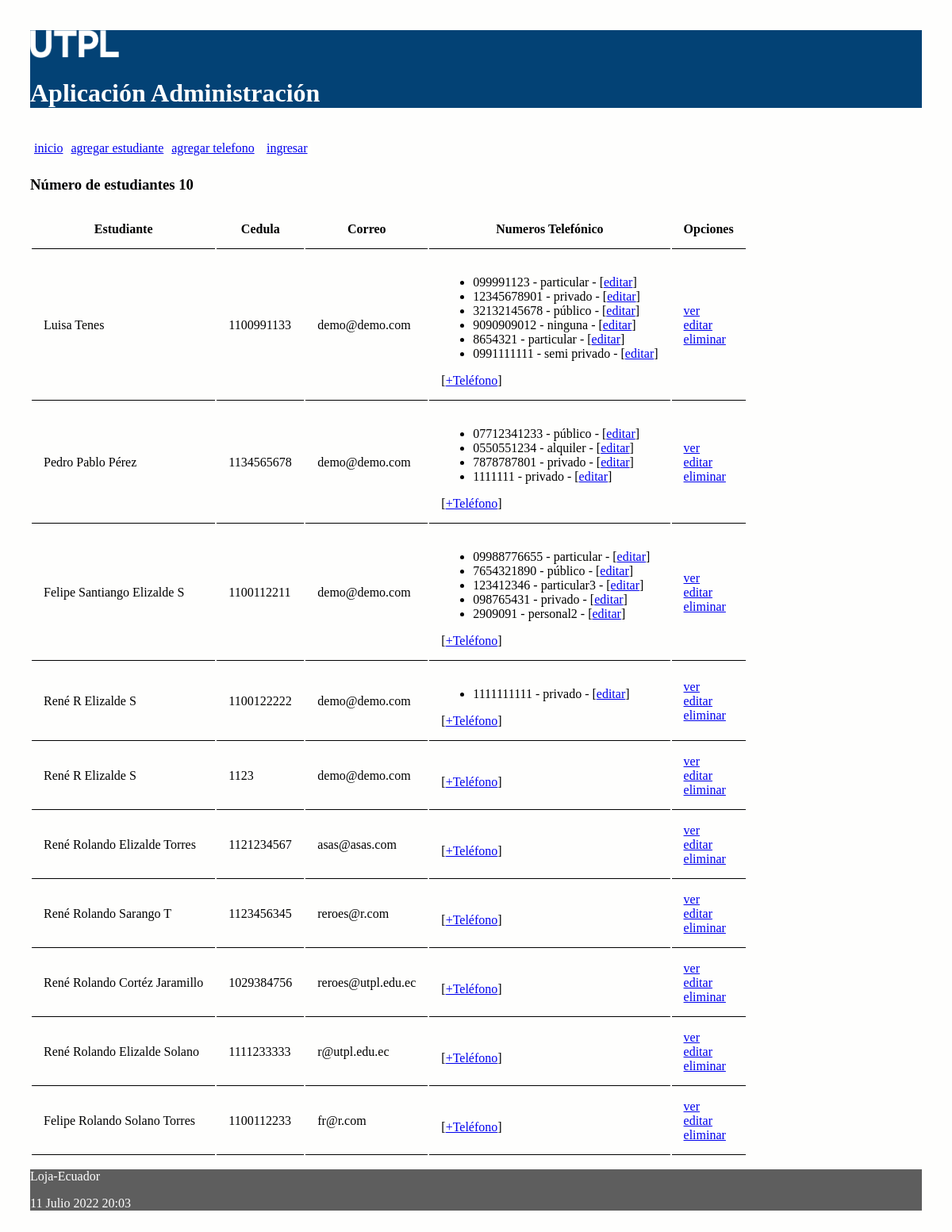
Before: / with the older database file.
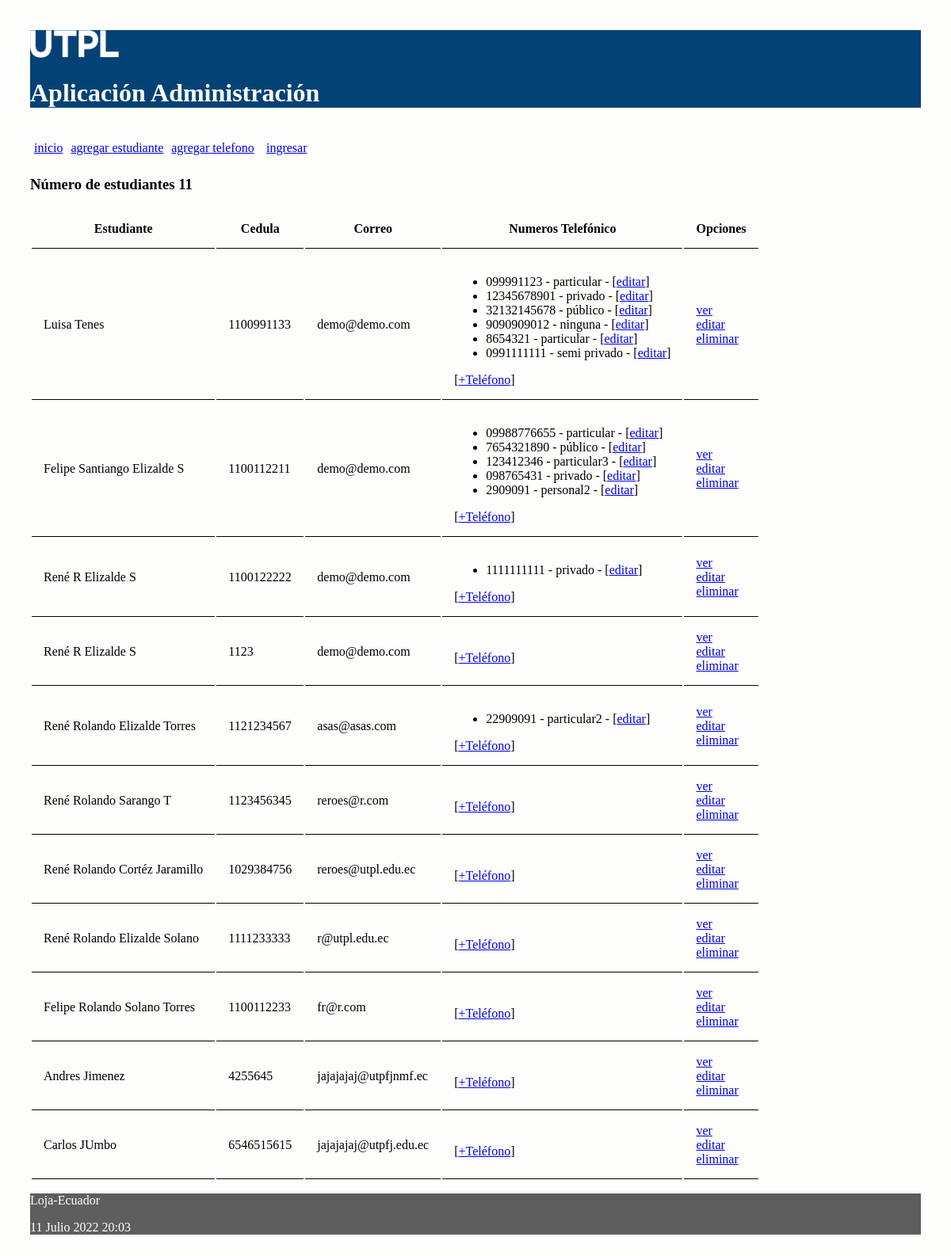
After: the same page with the newer database file.
### administrativo/models.py (models this page shows, shortened)
class Estudiante(models.Model):
    nombre = models.CharField(max_length=30)
    apellido = models.CharField(max_length=30)
    cedula = models.CharField(max_length=30, unique=True)
    correo = models.EmailField()

class NumeroTelefonico(models.Model):
    telefono = models.CharField(max_length=100)
    tipo = models.CharField(max_length=100)
    estudiante = models.ForeignKey(Estudiante, on_delete=models.CASCADE,
            related_name="numeros_telefonicos")

### administrativo/views.py (the view)
# urls.py: path('', views.index, name='index'),
def index(request):
    estudiantes = Estudiante.objects.all()
    informacion_template = {'estudiantes': estudiantes, 'numero_estudiantes': len(estudiantes)}
    return render(request, 'index.html', informacion_template)

### administrativo/templates/index.html (shortened to what this page needs)
{% extends "master.html" %}
{% block content %}
<h3>Número de estudiantes {{ numero_estudiantes }}</h3>
<table id="tabla_datos">
  <thead>
    <tr>
      <th>Estudiante</th>
      <th>Cedula</th>
      <th>Correo</th>
      <th>Numeros Telefónico </th>
      <th>Opciones</th>
    </tr>
  </thead>
  {% for e in estudiantes %}
  <tr>
    <td> {{e.nombre}} {{e.apellido}}</td>
    <td> {{e.cedula}}</td>
    <td> {{e.correo}}</td>
    <td>
      <ul>
        {% for t in e.numeros_telefonicos.all %}
          <li>
            <span>{{t.telefono}} - {{t.tipo}} - [<a href="{% url 'editar_numero_telefonico' t.id %}">editar</a>] </span>
          </li>
        {% endfor %}
      </ul>
        [<a href="{% url 'crear_numero_telefonico_estudiante' e.id%}">+Teléfono</a>]
    </td>
    <td> <a href="{% url 'obtener_estudiante' e.id %}">ver</a> <br>
      <a href="{% url 'editar_estudiante' e.id %}">editar</a> <br>
      <a href="{% url 'eliminar_estudiante' e.id %}"
      onclick="return confirm('¿Está seguro de la eliminación?')" >
      eliminar</a>
    </td>
  </tr>
  {% endfor %}
</table>
{% endblock %}

### administrativo/templates/master.html (shortened to what this page needs)
<!DOCTYPE html>
<html>
  <head>
    {% load static %}
    <link rel="stylesheet" type="text/css" href="{% static 'css/estilos.css' %}">
    <link rel="stylesheet" type="text/css" href="https://cdn.datatables.net/1.10.25/css/jquery.dataTables.min.css">
  </head>
  <body>
  <header>
    <img src="{% static 'images/logo.png' %}" height="10%" width="10%" alt="My image">
    <h1>Aplicación Administración </h1>
    <nav class="top_menu">
      <ul>
        <li><a href="{% url 'index' %}">inicio</a></li>
        <li><a href="{% url 'crear_estudiante' %}">agregar estudiante</a></li>
        <li><a href="{% url 'crear_numero_telefonico' %}">agregar telefono</a></li>
        {% if user.is_authenticated %}
          <li><a href="{% url 'logout_view' %}">salir</a></li>
        {% else %}
          <li>[<a href="{% url 'login' %}">ingresar</a>]</li>
        {% endif %}
      </ul>
    </nav>
  </header>
  <section>
      {% block content %}
      {% endblock %}
  </section>
    <footer>
      <p>Loja-Ecuador</p>
      <p>{% now "j F Y H:i" %}</p>
    </footer>
  </body>
</html>

### administrativo/static/css/estilos.css (style rules this page uses)
body { background: #FEFEFD; padding: 30px; }
header { background: #034275; color: #FFF; }
section { width: 100%; }
th, td { padding: 15px; border-bottom: 1px solid black; }
.top_menu ul { list-style:none; float:left; padding: 5px; width:95%; }
.top_menu ul li { float:left; margin-right:10px; margin-bottom:5px; text: #FFF; }
footer { background: #5E5E5E; color: #FFF; }

Changed rows visible on the page:
removed Estudiante: nombre "Pedro Pablo", apellido "Pérez", cedula "1134565678", correo "demo@demo.com"
removed NumeroTelefonico: telefono "07712341233", tipo "público", shown under "Pedro Pablo"
removed NumeroTelefonico: telefono "0550551234", tipo "alquiler", shown under "Pedro Pablo"
removed NumeroTelefonico: telefono "7878787801", tipo "privado", shown under "Pedro Pablo"
removed NumeroTelefonico: telefono "1111111", tipo "privado", shown under "Pedro Pablo"
added NumeroTelefonico: telefono "22909091", tipo "particular2", shown under Estudiante "Elizalde Torres"
added Estudiante: nombre "Andres", apellido "Jimenez", cedula "4255645", correo "jajajajaj@utpfjnmf.ec"
added Estudiante: nombre "Carlos", apellido "JUmbo", cedula "6546515615", correo "jajajajaj@utpfj.edu.ec"
Other visible differences:
{{ numero_estudiantes }}: "10" → "11"
